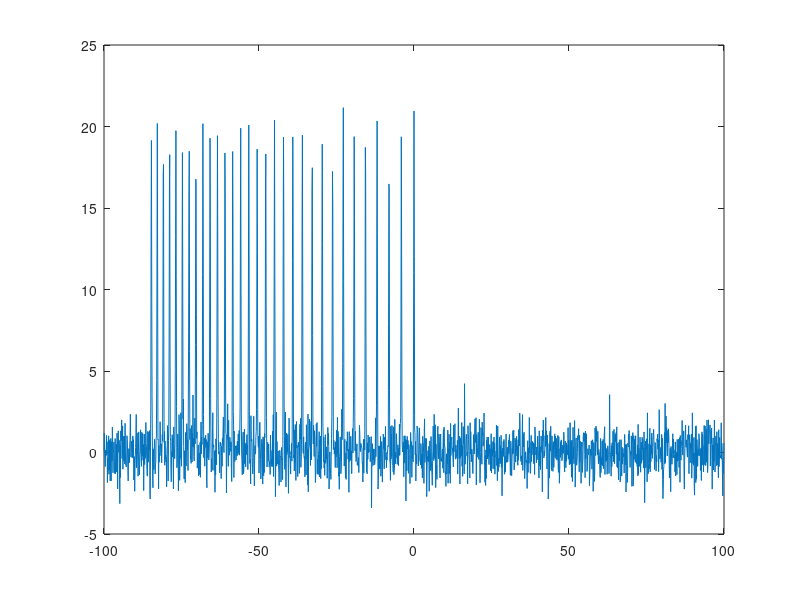

Reproduce this figure in MATLAB. (Note: this script raises an error after producing the figure.)
%% simulate gaussian signal to fit the DM and Residuals
%% QYQ 2017.8.8 in KIAA
%%
clear;
tic;

%% generate pulses
np=-100:0.1:100;
N=length(np);
noise=random('norm',0,1,1,N);
weights=abs(noise);
fl=100;% MHz frequency down limit 140MHz
ch=100:1:130;% different channel
BW=length(ch);

fh=130;% MHz up limit 180MHz
DM=500;
snr=5;
tao=zeros(BW,1);
g=zeros(N,BW);
signal=zeros(N,BW);
t=zeros(N,BW);
t(:,1)=0:0.1:200;
g0=snr*normpdf(np,0,0.1);
g(:,1)=g0;
signal0=noise+g0;
signal(:,1)=signal0;
%%
for i = 2:1:BW
    t(:,i)=(i-1)*200:0.1:i*200;
tao(i)=4150*DM*(ch(i)^(-2)-ch(1)^(-2));
gt=snr*normpdf(np,tao(i),0.1);
g(:,i)=gt;
%signal(i,:)=signal(1,:)+gt;
signal(:,i)=noise+gt;
end

xx=reshape(t,[1 BW*N]);
yy=reshape(signal,[1 BW*N]);
%save('data.txt','xx','yy','-ascii');
% figure
% for i = 1:1:4
%     subplot(2,2,i)
%     plot(t,signal(i,:))
%     hold on
% end
% 
for i = 2:1:BW
tao(i)=4150*DM*(ch(i)^(-2)-ch(i-1)^(-2));
gt=snr*normpdf(np,sum(tao(1:i,:)),0.1);
g(:,i)=gt;
signal(:,i)=signal(:,i-1)+gt';
end

figure 
plot(np,signal(:,BW))

fit_np=np';% to import to origin
save('fit_x.txt','fit_np','-ascii')
save('fit_y.txt','signal','-ascii')
save('weights.txt','weights','-ascii')

%% curve fitting
% ft=fittype('gauss1');
% y=signal(4,:);
% [p,gof]=fit(t(:),y(:),ft);
% % figure
% % plot(p,t,y,'-b')
% 
% ft1=fittype('gauss1');
% y=signal(1,:);
% [p1,gof1]=fit(t(:),y(:),ft1);
% % figure
% % plot(p1,t,y,'-b')
% 
% ft2=fittype('gauss1');
% y=signal(2,:);
% [p2,gof2]=fit(t(:),y(:),ft2);
% 
% ft3=fittype('gauss1');
% y=signal(3,:);
% [p3,gof3]=fit(t(:),y(:),ft3);
mu=zeros(BW,1);
for i=1:1:BW
    options=fitoptions('Weights',weights);
    %ft=fittype('gaussfit(x,a1,b1,c1,a2,b2,c2,a3,b3,c3,a4,b4,c4,a5,b5,c5,a6,b6,c6,a7,b7,c7,a8,b8,c8,a9,b9,c9,a10,b10,c10,a11,b11,c11,a12,b12,c12,a13,b13,c13,a14,b14,c14,a15,b15,c15,a16,b16,c16,a17,b17,c17,a18,b18,c18,a19,b19,c19,a20,b20,c20,a21,b21,c21,a22,b22,c22,a23,b23,c23,a24,b24,c24,a25,b25,c25,a26,b26,c26,a27,b27,c27,a28,b28,c28,a29,b29,c29,a30,b30,c30,a31,b31,c31)');
    ft=fittype('gauss8');
    y=signal(:,i);
    [p,~]=fit(np(:),y(:),ft,options);
    mu(i)=p.b1;
    plot(p,np,y)
end

ft2=fittype('a*x^(-b)-207.5+84.7189');
f=ch;
t1=mu-tao(BW);
[p,g]=fit(f(:),t1(:),ft2);
figure
plot(p,f,t1,'.b')


%% analytical 
b=p.b;
A=sqrt(fh^(2*b)*fl^(2*b)*(fh^(2*b)*fl-fh*fl^(2*b))*(-1+2*b)^3/((fh^(2*b)*fl-fh*fl^(2*b))^2-fh^(2*b+1)...
    *fl^(2*b+1)*(1-2*b)^2*(log(fh/fl))^2));
dbeta=2^(1/2)*0.1/(4150*DM)*30^(1/2)*snr^(-1)*A;

